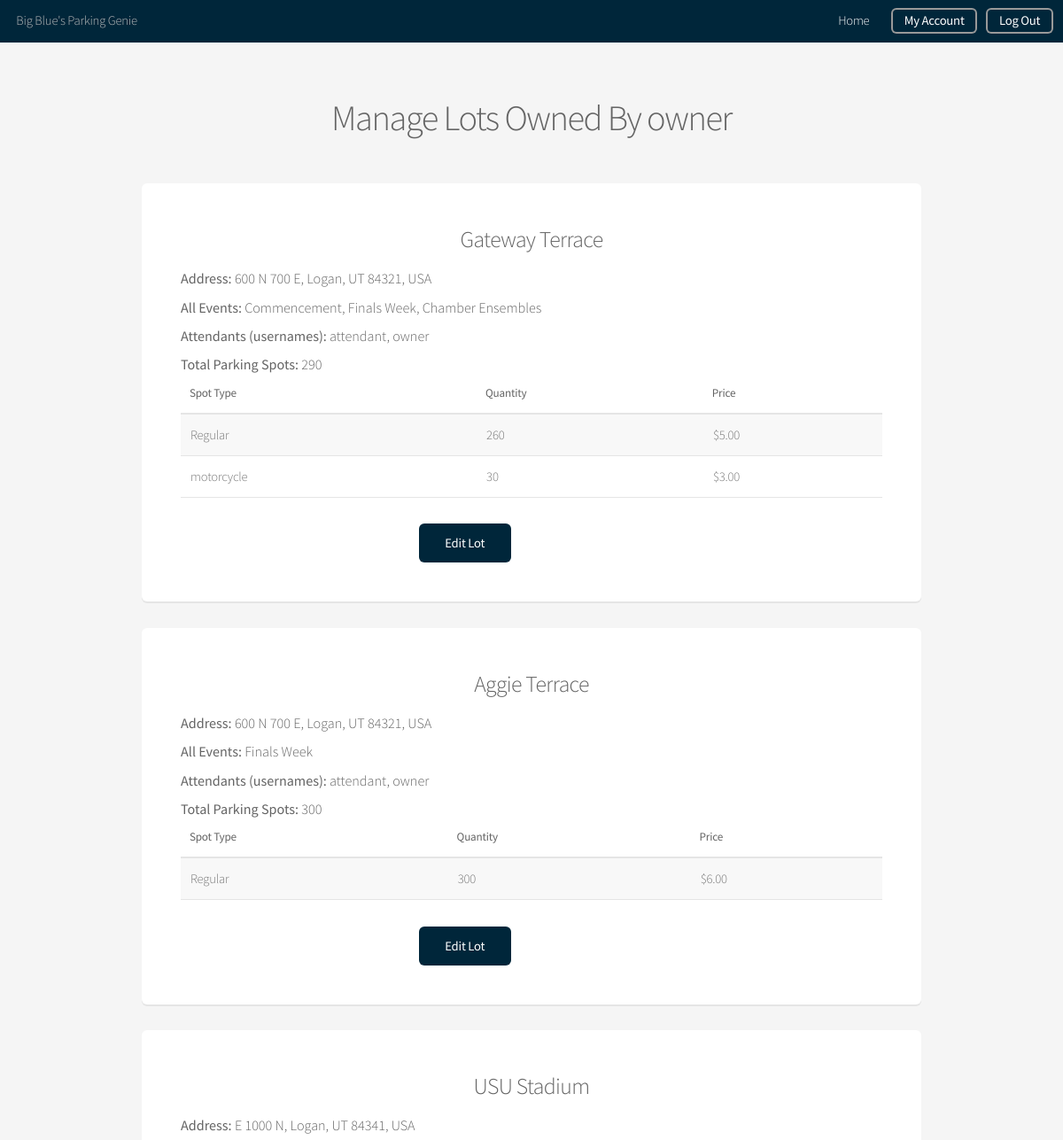
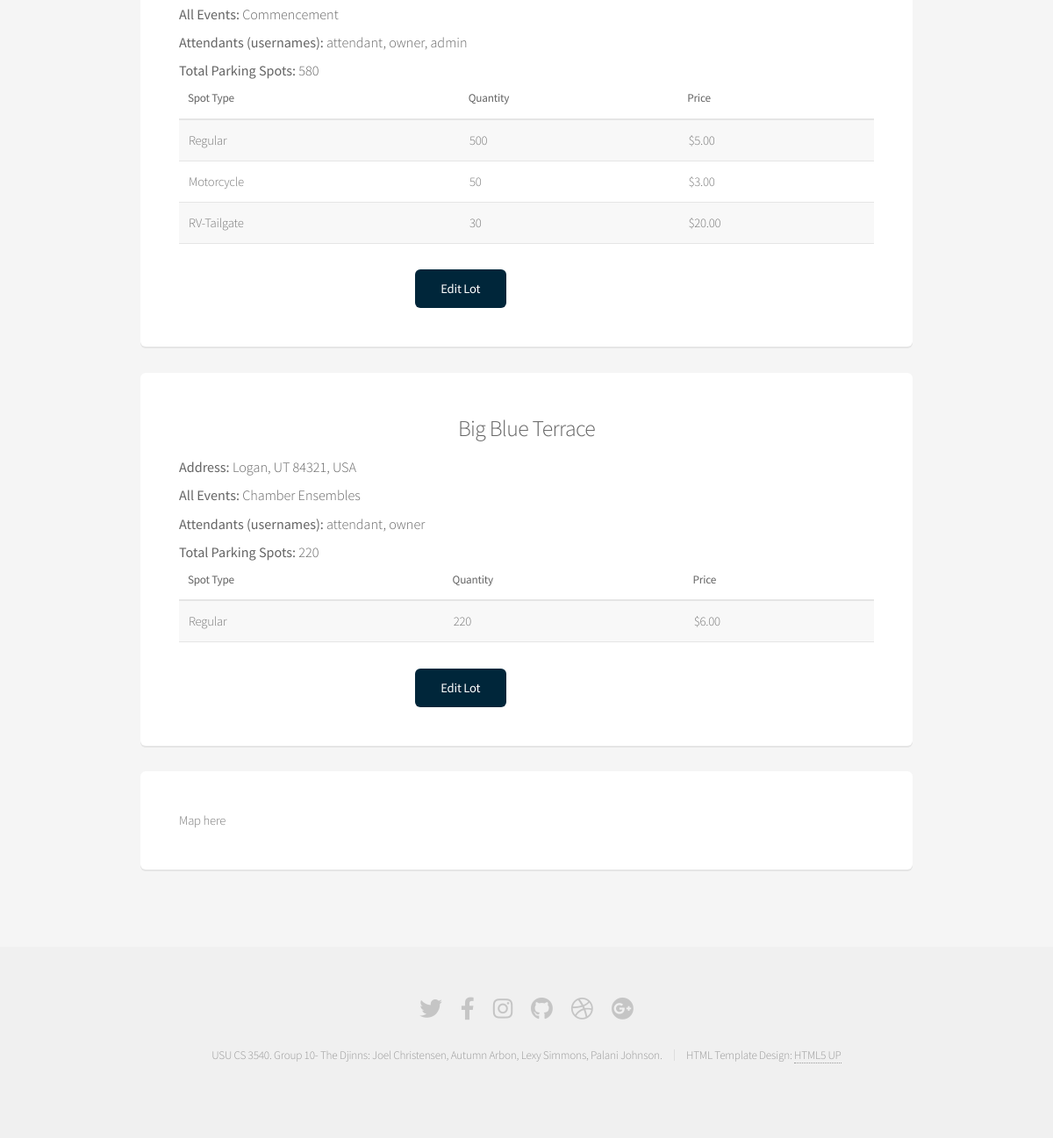
/lots (signed in), run on the app's committed database (2 pictures, top to bottom).
### apis/models.py (models this page shows, shortened)
class ParkingLot(models.Model):
    name = models.CharField(max_length=200)
    address = models.CharField(max_length=500, blank=True, default='')
    latitude = models.FloatField(default=41.7429795162564)
    longitude = models.FloatField(default=-111.809492111206)
    event = models.ManyToManyField(Event)
    owner = models.ForeignKey(User, on_delete=models.CASCADE) # must check if user is_owner

class Event(models.Model):
    name = models.CharField(max_length=200)
    description = models.CharField(max_length=1500, default='')
    date = models.DateTimeField('event date')
    address = models.CharField(max_length=500, blank=True, default='')
    latitude = models.FloatField(default=41.7429795162564)
    longitude = models.FloatField(default=-111.809492111206)
    def __str__(self) -> str:
        return self.name

class Profile(models.Model):
    user = models.OneToOneField(User, on_delete=models.CASCADE)
    account_balance = models.FloatField(default=100.0)
    is_customer = models.BooleanField(default=True)
    is_owner = models.BooleanField(default=False)
    is_attendant = models.BooleanField(default=False)
    is_admin = models.BooleanField(default=False)
    attendant_for = models.ManyToManyField('ParkingLot', blank=True) # must check if is attendant
    def __str__(self) -> str:
        return self.user.username

class ParkingSpot(models.Model):
    spotType = models.CharField(max_length=200)
    price = models.FloatField(default=0.0)
    totalSpots = models.IntegerField(default=1)
    currentEventAvailableSpots = models.IntegerField(default=1)
    lot = models.ForeignKey(ParkingLot, on_delete=models.CASCADE)

### web/views.py (the view)
# urls.py: path('lots', views.lots, name='lots'),
def lots(request):
    thisOwner = request.POST.get('thisOwner', -1)
    if thisOwner != -1:
        user = User.objects.all().get(username=thisOwner)
    else:
        user = request.user
    lot_list = ParkingLot.objects.filter(owner=user)
    event_limit = 5
    attendant_limit = 5
    total_spots = [0]*len(lot_list)
    current_date = timezone.now()
    for i in range(len(lot_list)):
        for spot in lot_list[i].parkingspot_set.all():
            total_spots[i] += spot.totalSpots
    data_list = zip(lot_list, total_spots)
    return render(request, 'web/lotManagement.html', {
        'attendant_limit': attendant_limit,
        'current_date': current_date,
        'data_list': data_list,
        'event_limit': event_limit,
        'lot_list': lot_list,
        'total_spots': total_spots,
        'user': user,
    })

### web/templates/web/lotManagement.html (shortened to what this page needs)
<!DOCTYPE HTML>
<html>
	<head>
		{% load static %}
		<link rel="stylesheet" href={% static "web/assets/css/main.css" %}/>
	</head>
	<body class="is-preload">
		<div id="page-wrapper">
				<header id="header">
					<h1>Big Blue's Parking Genie</h1>
					<nav id="nav">
						<ul>
							<li><a href={% url "web:main" %}>Home</a></li>
							<li><a href={% url "web:account" %} class="button">My Account</a></li>
							<li><a href={% url "web:logout" %} class="button">Log Out</a></li>
						</ul>
					</nav>
				</header>
				<section id="main" class="container">
					<header>
						<h2>Manage Lots Owned By {{ user }}</h2>
					</header>
					{% if data_list %}
					{% for parkingLot in data_list %}
					<section class="box">
						<h3 class="special" style="text-align: center;">{{ parkingLot.0.name }}</h3>
						<h4><strong>Address:</strong> {{ parkingLot.0.address }}</h4>
						<h4><strong>All Events:</strong>
							{% if parkingLot.0.event.all %}
								{% for event in parkingLot.0.event.all %}
									{% if forloop.counter0 < event_limit %}
										{% if forloop.last %}
											{{ event }}
										{% else %}
											{{ event }},
										{% endif %}
									{% endif %}
								{% endfor %}
							{% else %}
								No events
							{% endif %}
						</h4>
						<h4><strong>Attendants (usernames):</strong>
							{% if parkingLot.0.profile_set.all %}
								{% for attendant in parkingLot.0.profile_set.all %}
									{% if forloop.counter0 < attendant_limit %}
										{% if forloop.last %}
											{{ attendant }}
										{% else %}
											{{ attendant }},
										{% endif %}
									{% endif %}
								{% endfor %}
							{% else %}
								No Attendants yet
							{% endif %}
						</h4>
						<h4><strong>Total Parking Spots: </strong>{{ parkingLot.1 }}</h4>
						<div class="table-wrapper">
							<table style="text-align: left;">
								<thead>
									<tr>
										<th><strong>Spot Type</strong></th>
										<th><strong>Quantity</strong></th>
										<th><strong>Price</strong></th>
									</tr>
								</thead>
								<tbody>
									{% if parkingLot.0.parkingspot_set.all %}
										{% for spot in parkingLot.0.parkingspot_set.all %}
										<tr>
											<td>{{ spot.spotType }}</td>
											<td>{{ spot.totalSpots }}</td>
											<td>${{ spot.price|stringformat:".2f" }}</td>
										</tr>
										{% endfor %}
									{% else %}
										<tr>
											<td>No spots available</td>
											<td></td>
											<td></td>
										</tr>
									{% endif %}
								</tbody>
							</table>
						</div>
						<div class="row gtr-50 gtr-uniform aln-center">
							<div class="col-4 col-12-mobilep">
								<a href="{% url 'web:lotEdit' parkingLot.0.id %}" class="button">Edit Lot</a>
							</div>
						</div>
					</section>
					{% endfor %}
					{% else %}
					<section class="box">
						<h4>You do not own any lots</h4>
					</section>
					{% endif %}
					<section class="box">
						<p>Map here</p>
					</section>
				</section>
				<footer id="footer">
					<ul class="icons">
						<li><a href="#" class="icon brands fa-twitter"><span class="label">Twitter</span></a></li>
						<li><a href="#" class="icon brands fa-facebook-f"><span class="label">Facebook</span></a></li>
						<li><a href="#" class="icon brands fa-instagram"><span class="label">Instagram</span></a></li>
						<li><a href="https://github.com/palani-johnson/TheDjinns-Group10" class="icon brands fa-github"><span class="label">Github</span></a></li>
						<li><a href="#" class="icon brands fa-dribbble"><span class="label">Dribbble</span></a></li>
						<li><a href="#" class="icon brands fa-google-plus"><span class="label">Google+</span></a></li>
					</ul>
					<ul class="copyright">
						<li>USU CS 3540. Group 10- The Djinns: Joel Christensen, Autumn Arbon, Lexy Simmons, Palani Johnson.</li><li>HTML Template Design: <a href="http://html5up.net">HTML5 UP</a></li>
					</ul>
				</footer>
		</div>
	</body>
</html>

### data on the page
ParkingLot: name "Gateway Terrace", address "600 N 700 E, Logan, UT 84321, USA", parkingLot "290"
Event: name "Commencement"
Event: name "Finals Week"
Event: name "Chamber Ensembles"
Profile: user.username "attendant"
Profile: user.username "owner"
ParkingSpot: spotType "Regular", totalSpots "260", price "5.00"
ParkingSpot: spotType "motorcycle", totalSpots "30", price "3.00"
ParkingLot: name "Aggie Terrace", address "600 N 700 E, Logan, UT 84321, USA", parkingLot "300"
ParkingSpot: spotType "Regular", totalSpots "300", price "6.00"
ParkingLot: name "USU Stadium", address "E 1000 N, Logan, UT 84341, USA", parkingLot "580"
Profile: user.username "admin"
ParkingSpot: spotType "Regular", totalSpots "500", price "5.00"
ParkingSpot: spotType "Motorcycle", totalSpots "50", price "3.00"
ParkingSpot: spotType "RV-Tailgate", totalSpots "30", price "20.00"
ParkingLot: name "Big Blue Terrace", address "Logan, UT 84321, USA", parkingLot "220"
ParkingSpot: spotType "Regular", totalSpots "220", price "6.00"

### other printed values
{{ user }} "owner"
